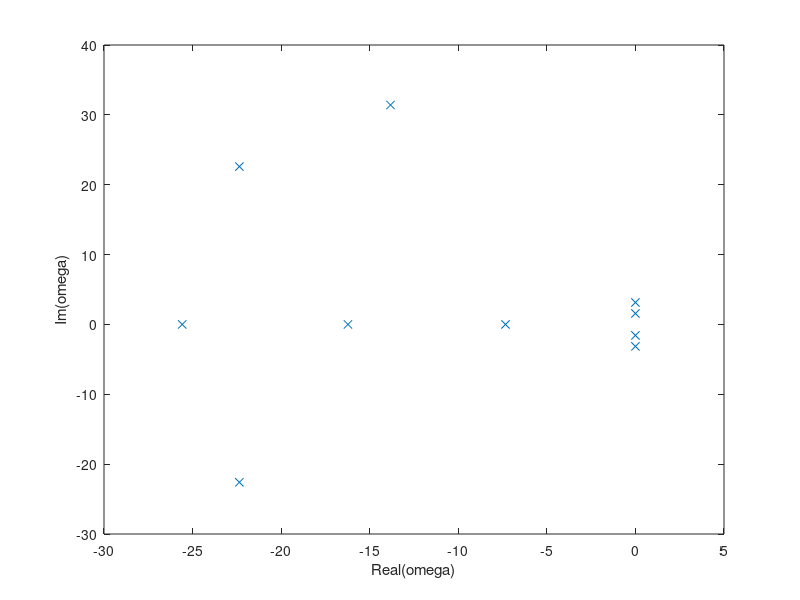

Reproduce this figure in MATLAB.

clc 
clear all
close all

%1st Sine Wave
f1 = 0.5; 
w1 = 2*pi*f1;
A1 = 10;

%2nd Sine Wave
f2 = 0.25; 
w2 = 2*pi*f2;
A2 = 5;

x = 0:pi/30:2*pi-(pi/30); %Exclude last point
r = 10; %Number of DMD modes
dt = 10; %Sampling Rate
endint = 60; %Span of sampling

%Sampled at 0.1 seconds for endint/dt = 6.2 seconds, while moving 0.1 seconds to the
%right
bx = zeros(length(x),endint); 
by = bx;

for t = 1:endint+1
 t = t/dt;
 phase1 = t*w1;
 phase2 = t*w2;
 y1 = exp(-0.5*x).*sin(w1.*x+phase1);
 y2 = exp(-0.5*x).*sin(w2.*x+phase2); 
 bx(:,dt*t) = y1(:);
 by(:,dt*t) = y2(:);
 [X,Y] = meshgrid(x,x);
 Z = exp(0.1*x)*sin(w1.*X+phase1)+exp(0.02*x).*sin(w2.*Y+phase2);
 surf(X,Y,Z)
 pause(0.1)
end

v1 = [bx(:,1:end-1);by(:,1:end-1)];
v2 = [bx(:,2:end);by(:,2:end)];

[U,E,W] = svd(v1);    %SVD of v1_n-1

Ut = U(:,1:r); %trims U vector to r modes
Et = E(1:r,1:r); %trims E vector to r modes
Wt = W(:,1:r); %trims W vector to r modes


Sbar = Ut'*v2*Wt*inv(Et); %E is not a square matrix if I sample more x points

[V,D] = eig(Sbar);
eigenvalues = diag(D); 

eigenvalues = log(eigenvalues)*dt;


plot(eigenvalues, 'x')
xlabel('Real(omega)')
ylabel('Im(omega)')